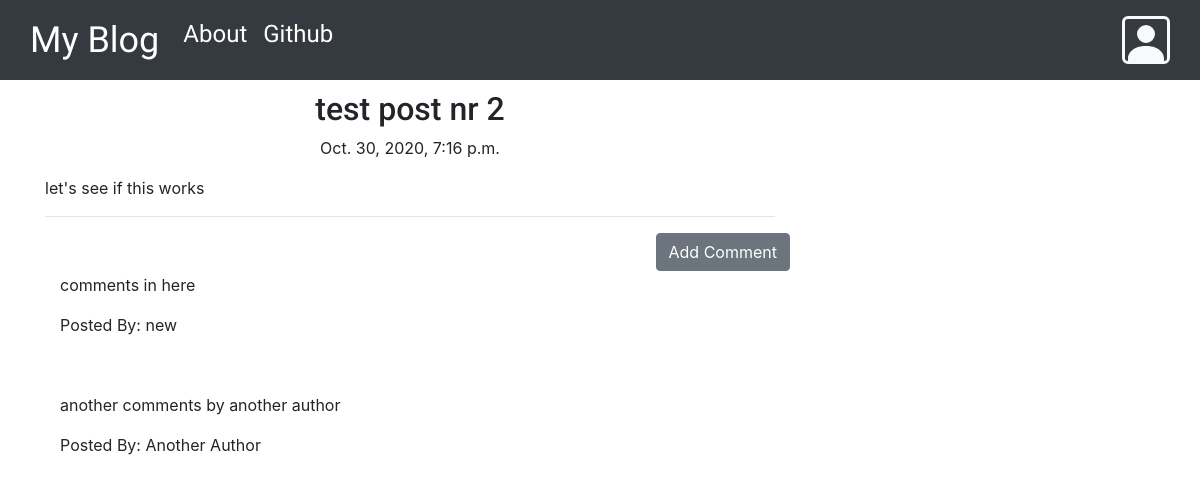
The app's page /post/2/ with its own data.
### blog/models.py (models this page shows, shortened)
class Post(models.Model):
    author = models.ForeignKey('auth.User', on_delete=models.CASCADE)
    title = models.CharField(max_length=200)
    text = models.TextField()
    create_date = models.DateTimeField(default=timezone.now)
    published_date = models.DateTimeField(blank=True, null=True)

class Comment(models.Model):
    post = models.ForeignKey('blog.Post', related_name='comments', on_delete=models.CASCADE)
    author = models.CharField(max_length=100)
    text = models.TextField()
    create_date = models.DateTimeField(default=timezone.now)
    approved_comments = models.BooleanField(default=False)

### blog/views.py (the view)
# urls.py: path('post/<str:pk>/',views.PostDetailView.as_view(),name='post_detail'),
class PostDetailView(DetailView):
    model = Post

### blog/templates/blog/post_detail.html (shortened to what this page needs)
{% extends "blog/base.html" %}
{% block body_block %}
  <h1 class="posttitle loader">{{post.title}}</h1>
    {% if post.published_date %}
    <div class="date postdate">
      {{ post.published_date}}
    </div>
    {% else %}
      <a class="btn btn-primary" href="{% url 'post_publish' pk=post.pk %}">Publish</a>
    {% endif %}
    <p class='postcontent'>{{ post.text|safe|linebreaksbr}}</p>
    <hr>
    <a class="btn btn-secondary btn-comment" href="{% url 'add_comment_to_post' pk=post.pk %}">Add Comment</a>
    <div class="container">
      {% for comment in post.comments.all %}
      <br>
      {% if user.is_authenticated or comment.approved_comments %}
          <p>{{comment.text|safe|linebreaks}}</p>
          <p>Posted By: {{comment.author}}</p>
      {% endif %}
        {% empty %}
        <p>No Comments!</p>
      {% endfor %}
    </div>
{% endblock %}

### blog/static/css/blog.css (style rules this page uses)
.loader { filter:hue-rotate(0deg); color:linear-gradient(45deg,#0f8,#08f); animation:hue 10000ms infinite linear; }
.postdate { text-align: center; }
.posttitle { font-family: 'Roboto', sans-serif; font-size: 2em; text-align: center; }
.postcontent { font-family: 'Roboto', sans-serif; font-size: 1.5em; }
.btn-comment { position: absolute; right:0px; }

### records on screen
Post: title "test post nr 2", published_date "Oct. 30, 2020, 7:16 p.m.", text "let's see if this works"
Comment: text "comments in here", author "new"
Comment: text "another comments by another author", author "Another Author"
